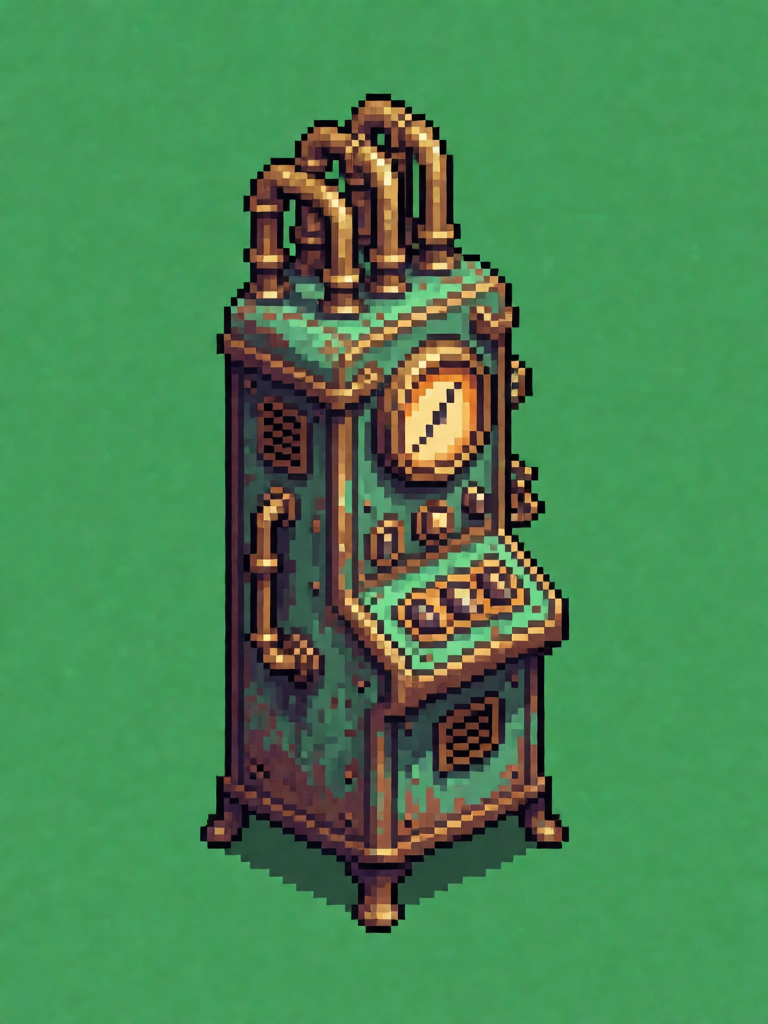
#> input picture art/personas/vesper.png, 768 x 1024 px, found by its file name
$ python sprites.py art/personas/vesper.png --height 144
#> lines starting #> are read from the running program, lines starting #| are printed output that depends on the picture
"""Cut a viewer sprite from a full-resolution persona portrait (art/personas/).

The portrait stands on a flat green chroma background (flux7-studio renders it with a little noise).
The background is removed by a flood fill from the borders, over every pixel close to the border's
median colour or clearly green and dark enough to be the cast shadow; the figure is cropped to what
is left and scaled down without smoothing, so its pixels stay hard.

usage: .venv/bin/python tools/sprites.py art/personas/vesper.png --height 144
       (writes hoshi7/web/sprites/vesper.png)
"""
import argparse
from collections import deque
from pathlib import Path
from statistics import median

from PIL import Image

ROOT = Path(__file__).resolve().parent.parent


def background(px: list[tuple[int, int, int, int]], w: int, h: int) -> tuple[int, int, int]:
    border = [px[x] for x in range(w)] + [px[(h - 1) * w + x] for x in range(w)]
    border += [px[y * w] for y in range(h)] + [px[y * w + w - 1] for y in range(h)]
    return tuple(int(median(c[i] for c in border)) for i in range(3))


def is_backdrop(c: tuple[int, int, int, int], bg: tuple[int, int, int], tol: int) -> bool:
    r, g, b = c[:3]
    near = abs(r - bg[0]) + abs(g - bg[1]) + abs(b - bg[2]) <= tol
    # the shadow on the backdrop: the same green, darker
    shade = g > r + 15 and g > b + 15 and g < bg[1] and abs((g - r) - (bg[1] - bg[0])) < 45
    return near or shade


def cut(src: Path, height: int, tol: int) -> Image.Image:
#> called with height = 144, tol = 70
    im = Image.open(src).convert("RGBA")
    w, h = im.size
#> w = 768; h = 1024
    px = list(im.get_flattened_data() if hasattr(im, "get_flattened_data") else im.getdata())
#> px = 786432 items
    bg = background(px, w, h)
#> in background, `border = [px[x] for x in range(w)] + [px[(h - 1) * w + x] for x in ran..`: border = 1536 items, first 6: (72, 164, 99, 255), (70, 164, 98, 255), (70, 165, 97, 255), (69, 165, 97, 255), (68, 163, 97, 255), (67, 162, 97, 255)
#> in background, `border += [px[y * w] for y in range(h)] + [px[y * w + w - 1] for y in ..`: border = 3584 items, first 6: (72, 164, 99, 255), (70, 164, 98, 255), (70, 165, 97, 255), (69, 165, 97, 255), (68, 163, 97, 255), (67, 162, 97, 255)
#> bg = (68, 157, 91)
    seen = bytearray(w * h)
    q = deque(i for i in range(w * h) if (i < w or i >= w * (h - 1) or i % w in (0, w - 1)))
    for i in q:
        seen[i] = 1
    while q:
        i = q.popleft()
        if not is_backdrop(px[i], bg, tol):
            continue
        px[i] = (0, 0, 0, 0)
        x, y = i % w, i // w
        for j in ((i - 1) if x else -1, (i + 1) if x < w - 1 else -1, i - w, i + w):
            if 0 <= j < w * h and not seen[j]:
                seen[j] = 1
                q.append(j)
#> this loop made 565663 passes
#> shade in is_backdrop on passes 1 to 3: False, False, False
    im.putdata(px)
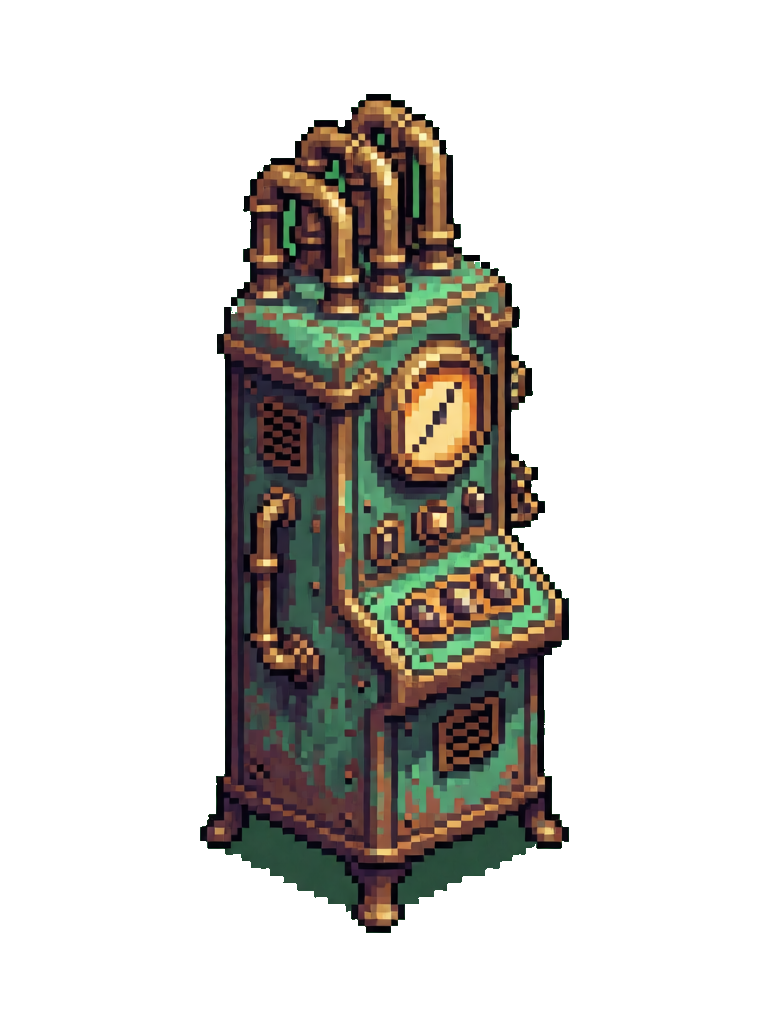
#> im: PIL image 768x1024 RGBA; mean R, G, B, A 24.8, 22.4, 17.9, 72.4; transparent parts drawn white
    im = im.crop(im.getbbox())
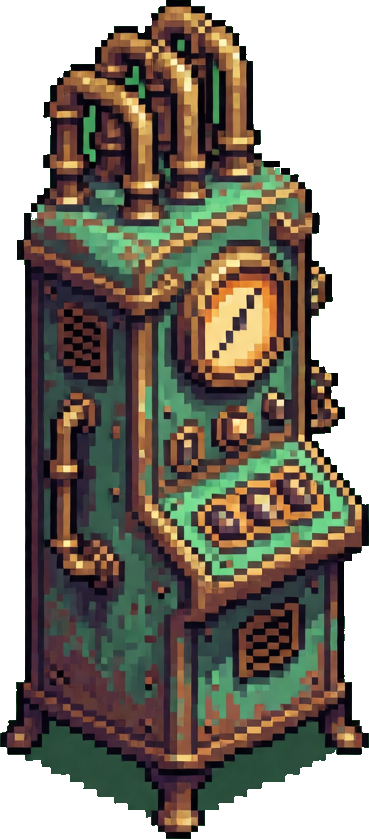
#> im: PIL image 369x839 RGBA; mean R, G, B, A 63.1, 56.8, 45.3, 183.9; transparent parts drawn white
    k = height / im.height
#> k = 0.172
    return im.resize((max(1, round(im.width * k)), height), Image.NEAREST)
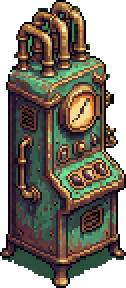
#> returned value: PIL image 63x144 RGBA (shown 2 times larger); mean R, G, B, A 63.2, 57.3, 45.8, 184.6; transparent parts drawn white


def main() -> None:
    ap = argparse.ArgumentParser()
    ap.add_argument("portrait", type=Path)
    ap.add_argument("--height", type=int, required=True, help="sprite height in pixels")
    ap.add_argument("--tol", type=int, default=70, help="colour distance to the backdrop still taken as backdrop")
    a = ap.parse_args()
    out = ROOT / "hoshi7" / "web" / "sprites" / a.portrait.name
    cut(a.portrait, a.height, a.tol).save(out)
    print(out)


if __name__ == "__main__":
    main()

$ run again, with art/personas/mote.png copied over art/personas/vesper.png
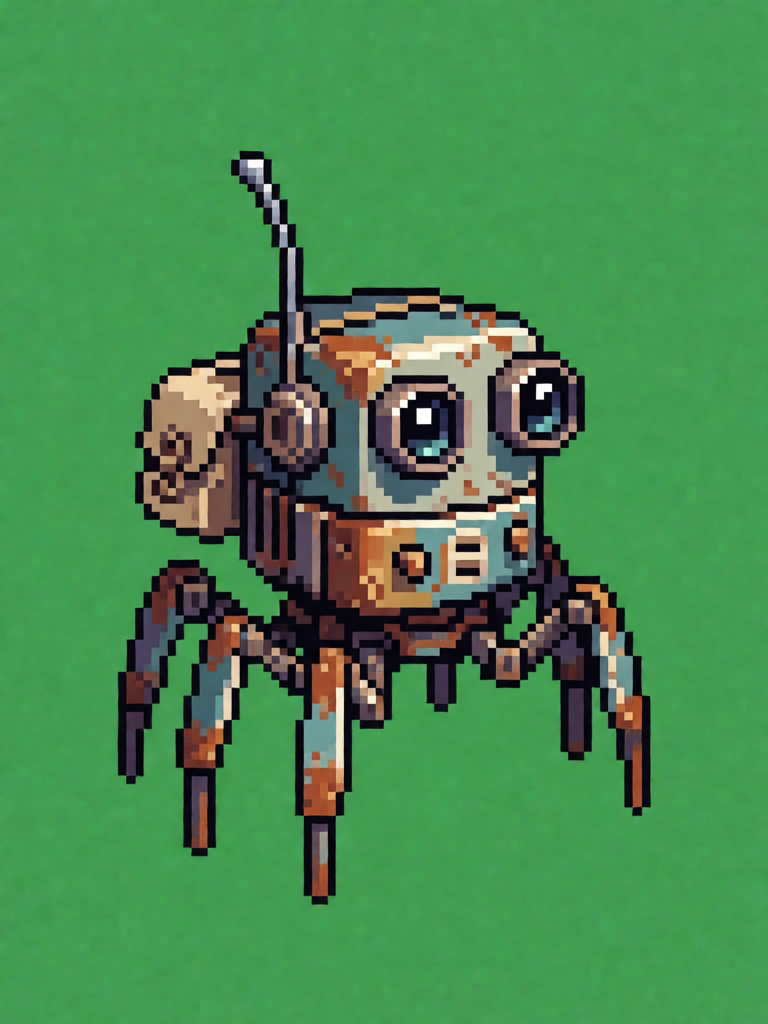
#> input picture art/personas/mote.png, 768 x 1024 px, found by its file name
#> px = 786432 items
#> in background, `border = [px[x] for x in range(w)] + [px[(h - 1) * w + x] for x in ran..`: border = 1536 items, first 6: (72, 165, 91, 255), (70, 166, 90, 255), (70, 167, 89, 255), (68, 166, 88, 255), (67, 165, 88, 255), (66, 164, 88, 255)
#> in background, `border += [px[y * w] for y in range(h)] + [px[y * w + w - 1] for y in ..`: border = 3584 items, first 6: (72, 165, 91, 255), (70, 166, 90, 255), (70, 167, 89, 255), (68, 166, 88, 255), (67, 165, 88, 255), (66, 164, 88, 255)
#> bg = (67, 157, 83)
#> the loop in cut, `while q:` made 605245 passes
#> shade in is_backdrop on passes 1 to 3: False, False, False
#> in cut, `im.putdata(px)`:
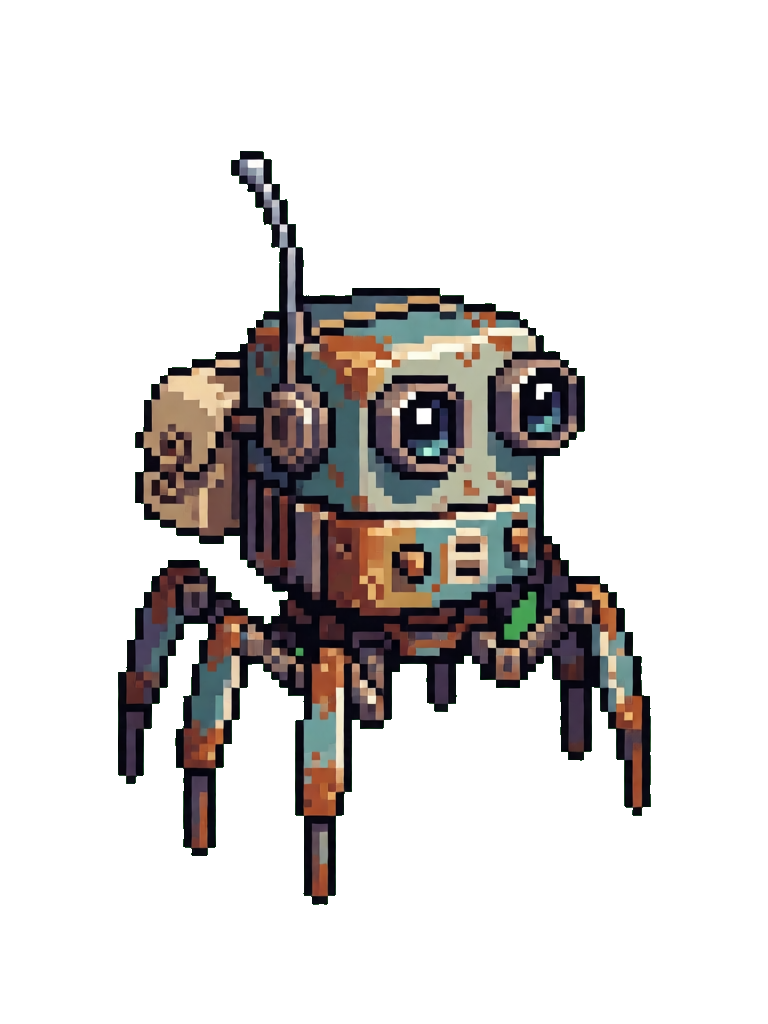
#> im: PIL image 768x1024 RGBA; mean R, G, B, A 21.1, 18.4, 17.3, 60.2; transparent parts drawn white
#> in cut, `return im.resize((max(1, round(im.width * k)), height), Image.NEAREST)`:
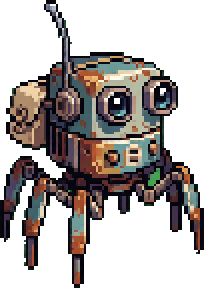
#> returned value: PIL image 102x144 RGBA (shown 2 times larger); mean R, G, B, A 41.2, 35.8, 33.8, 117.9; transparent parts drawn white
